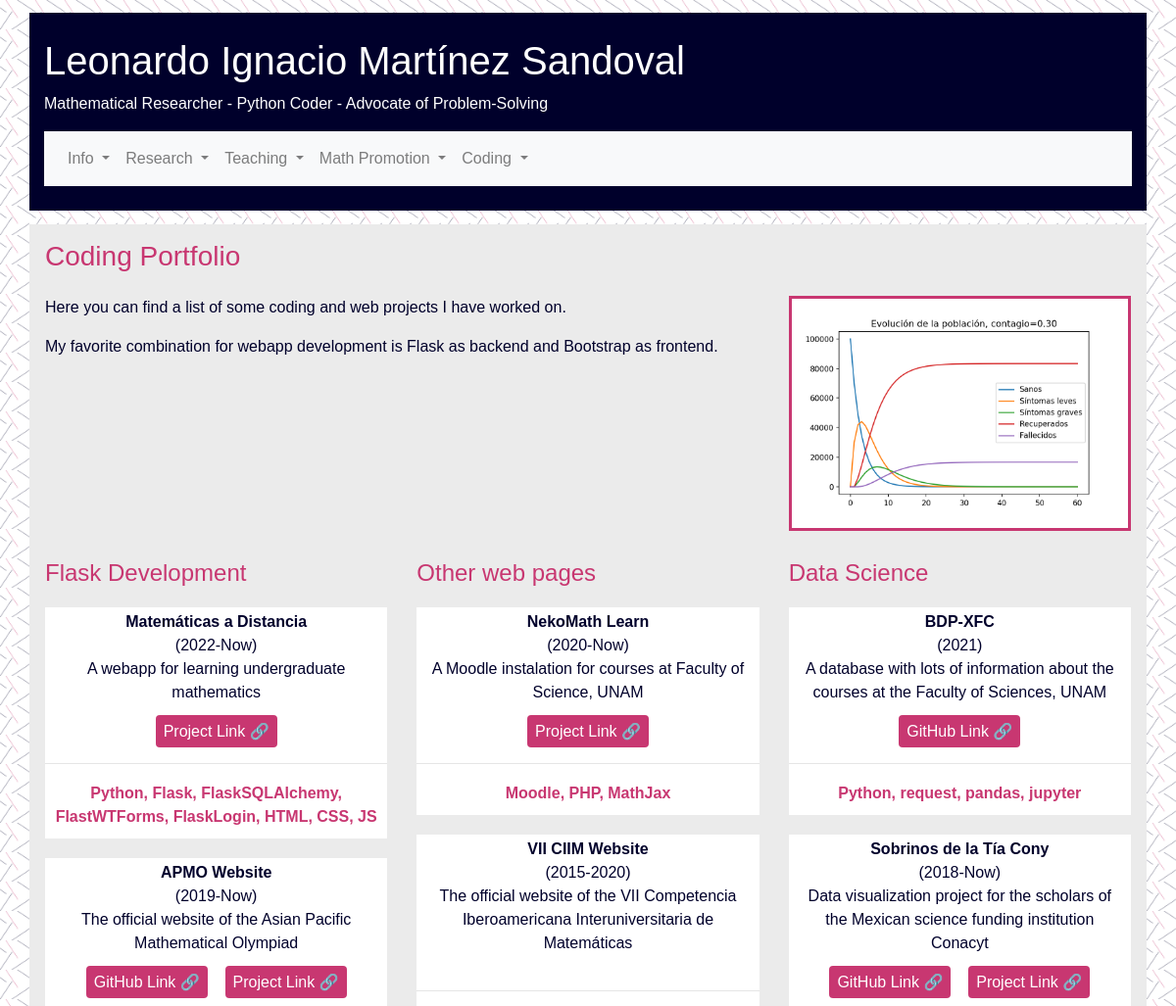
Page /coding (upper part) on the earlier database version.
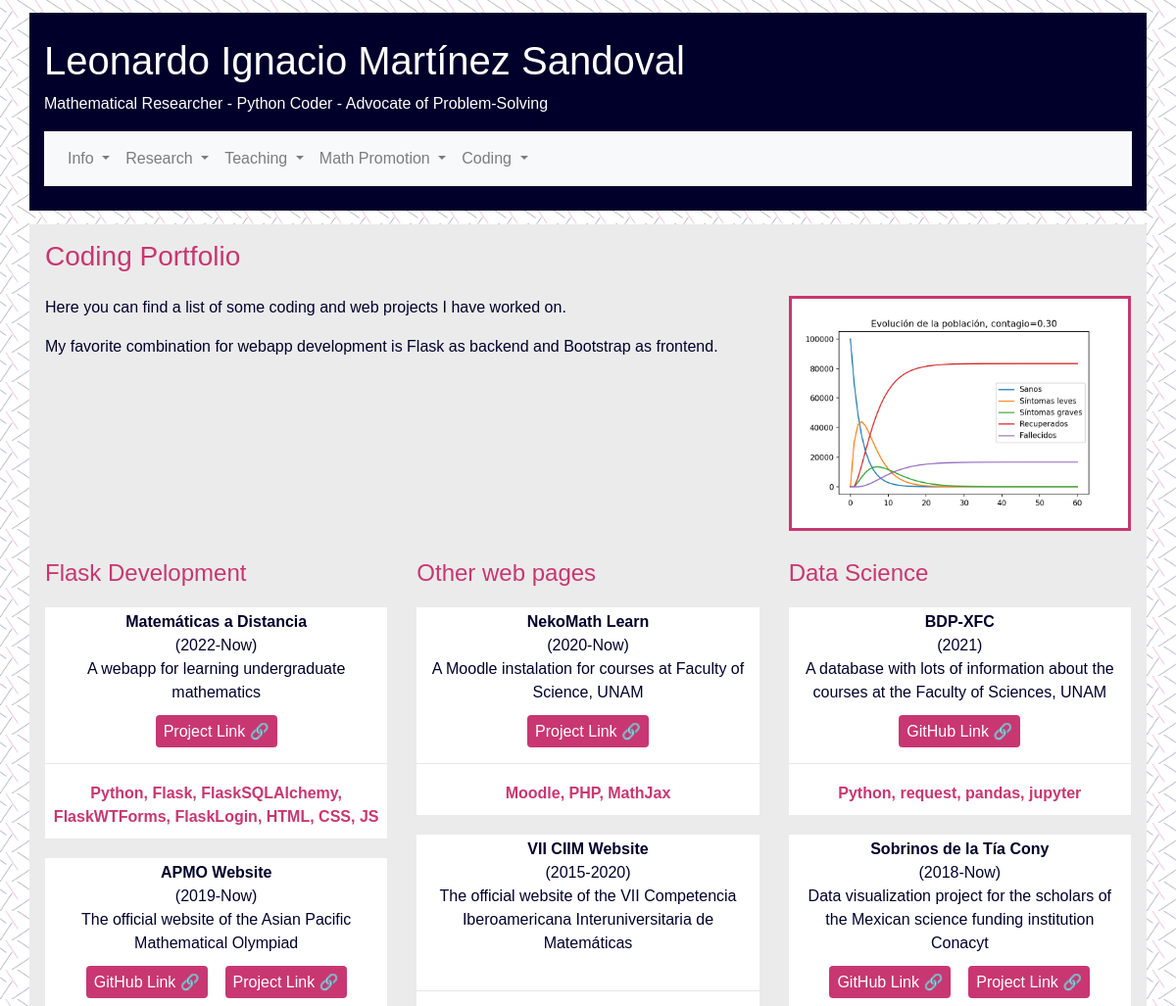
Same page on the later database version.
### personalpage/models.py (models this page shows, shortened)
class CodingItem(db.Model):
    __tablename__ = 'codingitem'
    id = db.Column(db.Integer, primary_key=True)
    start_date = db.Column(db.Date(), default=date.today())
    end_date = db.Column(db.Date(), default=date.today())
    title = db.Column(db.String(80), unique=True, nullable=False)
    title_spa = db.Column(db.String(80), unique=True, nullable=False)
    description = db.Column(db.String(140), nullable=False)
    description_spa = db.Column(db.String(140), nullable=False)
    main_tag = db.Column(db.String(80), nullable=False)
    technologies = db.Column(db.String(140))
    link = db.Column(db.String(140))
    github = db.Column(db.String(140))

### personalpage/cv.py (the view)
@app.route("/coding")
def coding():
    coding_list = CodingItem.query\
        .all()
    return render_template("personalpage/coding.html", coding_list = coding_list)

### personalpage/templates/personalpage/coding.html (shortened to what the changed rows need)
{% extends "body_template.html" %}
    {% block content %}
    <div class="container outter pr-3 pl-3 pt-3">
        <div class="row pt-3">
            <div class="col-lg-4">
                {% for item in coding_list | sort(attribute='start_date', reverse = True)%}
                {% if item.main_tag == "webapp" %}
                <div class="paperitem wrapper">
                    <div class="prob-info">
                        <strong> {{ item.title }}</strong><br>
                        {% if item.start_date == item.end_date %}
                            ({{ item.start_date.strftime('%Y') }})<br>
                        {% elif item.end_date %}
                            ({{ item.start_date.strftime('%Y') }}-{{ item.end_date.strftime('%Y') }}) <br>
                        {% else  %}
                            ({{ item.start_date.strftime('%Y') }}-Now)<br>
                        {% endif %}
                        <p>{{ item.description | safe }}</p>
                        {% if item.link %}
                        <a href="{{ item.link }}" class="goodie" target="_blank">Project Link 🔗</a>
                        {% endif %}
                    </div>
                    <hr>
                    <div class="thirdLabel mb-2">{{ item.technologies }}</div>
                </div>
                {% endif %}
                {% endfor %}
            </div>
        </div>
    </div>
    {% endblock %}

Differences in the rows shown:
changed CodingItem "Matemáticas a Distancia": technologies "Python, Flask, FlaskSQLAlchemy, FlastWTForms, FlaskLogin, HTML, CSS, JS" → "Python, Flask, FlaskSQLAlchemy, FlaskWTForms, FlaskLogin, HTML, CSS, JS"
